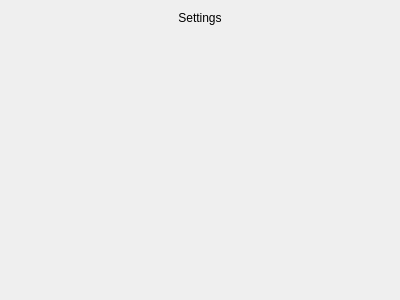
<?xml version="1.0" encoding="UTF-8"?>
<ui version="4.0">
 <class>CreateSettingsBasePage</class>
 <widget class="QWidget" name="CreateSettingsBasePage">
  <property name="geometry">
   <rect>
    <x>0</x>
    <y>0</y>
    <width>400</width>
    <height>300</height>
   </rect>
  </property>
  <property name="windowTitle">
   <string>CreateSettingsBasePage</string>
  </property>
  <layout class="QVBoxLayout" name="verticalLayout">
   <item>
    <widget class="QLabel" name="label">
     <property name="sizePolicy">
      <sizepolicy hsizetype="Preferred" vsizetype="Maximum">
       <horstretch>0</horstretch>
       <verstretch>1</verstretch>
      </sizepolicy>
     </property>
     <property name="text">
      <string>Settings</string>
     </property>
     <property name="alignment">
      <set>Qt::AlignCenter</set>
     </property>
    </widget>
   </item>
   <item>
    <widget class="QWidget" name="settings_list" native="true">
     <property name="sizePolicy">
      <sizepolicy hsizetype="Preferred" vsizetype="Minimum">
       <horstretch>0</horstretch>
       <verstretch>10</verstretch>
      </sizepolicy>
     </property>
    </widget>
   </item>
  </layout>
 </widget>
 <resources/>
 <connections/>
</ui>
